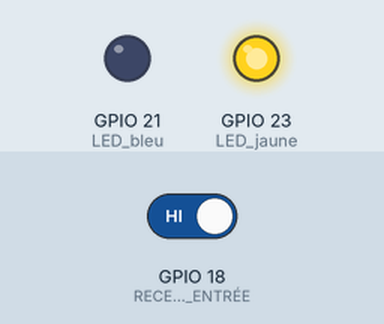
This sketch was run on a simulated ESP32. On the bench: output pins drawn as LEDs (lit = HIGH). Inputs (shaded band) come from the test bench; at power-on: GPIO 18 (RECEPTEUR_LASER_ENTRÉE) HIGH. WiFi joins after 1.5 s; servers stay silent unless stated; uploads are accepted with an empty reply; what the sketch prints to the serial monitor is not drawn.

Above: at 0.6 s.
At 4.0 s:
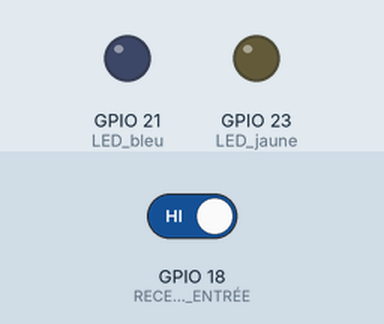
4.1 s: GPIO 18 (RECEPTEUR_LASER_ENTRÉE) driven LOW
At 4.2 s:
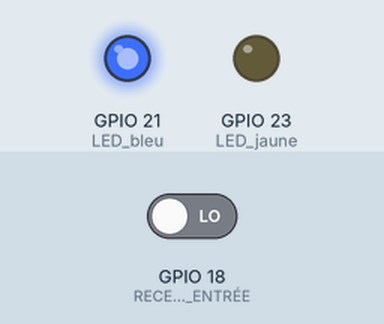
Timing chart, 0 to 7.1 s (numbered marks = the images above; inputs shaded):
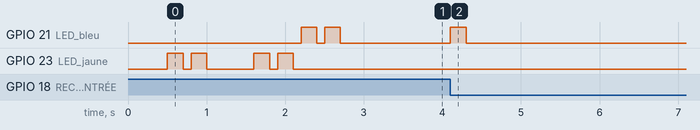

Measured:
- after the input at 4.1 s, GPIO 21 (LED_bleu): LOW → HIGH at once, → LOW 0.20 s later

The sketch:

UN_LASER_INCREMENTE.ino
```cpp
#include <WiFi.h>
#include <HTTPClient.h>

/*
  1 LASERS SUR UNE CARTE POUR COMPTER
  LES ENTREES DANS UNE SEULE PORTE
*/

// Network credentials
const char* ssid = "V30";
const char* password = "11111111";

String scene = "1";

const char* serverName = "http://peopleflux.gauthierbohyn.com/post-esp-data.php";
String apiKeyValue = "12mAT5Ab3j7F9";
boolean vrai = 0;  // VALEUR PRECEDENTE DU LASER AU COMPTEUR

void setup() {
  Serial.begin(115200);
  pinMode(18, INPUT);  // RECEPTEUR LASER ENTRÉE
  pinMode(21, OUTPUT); // LED bleu
  pinMode(23, OUTPUT); // LED jaune

  WiFi.begin(ssid, password);
  Serial.println("Connecting");
  while(WiFi.status() != WL_CONNECTED) {
    delay(500);
    Serial.print(".");
    ledBlink(2,23);
  }
  Serial.println("");
  Serial.print("Connected to WiFi network with IP Address: ");
  ledBlink(2,21);
  Serial.println(WiFi.localIP());
}
void ledBlink(int x, int y){ // Clignotement LED
  int i;
  for(i=0;i<x;i++){
    digitalWrite(y, HIGH); // Allume led
    delay(200);            // Attend 0.2s
    digitalWrite(y, LOW);  // Eteint led
    delay(100);            // Attend 0.1s
  }
}
int incremente(){
  int valeur = (digitalRead(18)); // VALEUR RECEPTEUR LASER
  if(valeur == 0 && vrai == 1){
    vrai = 0;
    ledBlink(1,21);
    return 1;
  }
  else if(valeur == 1){
    vrai = 1;
    return 0;
  }
}
void loop() {
  //Check WiFi connection status
  if(WiFi.status()== WL_CONNECTED){

    HTTPClient http;
    // Domain name with URL path
    http.begin(serverName);

    // Content-type header
    http.addHeader("Content-Type", "application/x-www-form-urlencoded");

    // Prepare your HTTP POST request data
    String httpRequestData = "api_key=" + apiKeyValue + "&id_stage=" + scene
                          + "&nbr_entree=" + "1";

    // Send HTTP POST request
    if(incremente() == 1){
      int httpResponseCode = http.POST(httpRequestData);
      Serial.print("httpRequestData: ");
      Serial.println(httpRequestData);
      delay(500);
      if (httpResponseCode>0) {
        Serial.print("HTTP Response code: ");
        Serial.println(httpResponseCode);
      }
      else {
        Serial.print("Error code: ");
        Serial.println(httpResponseCode);
      }
      if(httpResponseCode!=200){
        ledBlink(3,23);
      }
    }
    // Free resources
    http.end();
  }
  else {
    Serial.println("WiFi Disconnected");
     ledBlink(2,23);
  }
}
```
